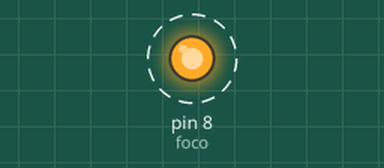
Bench run of a sketch on a simulated Arduino Uno, built with avr-gcc and run on an emulated ATmega328P. Shown: output pins drawn as LEDs (lit = HIGH). Dashed ring = blinking.

Above: at 0.5 s.
Timing chart, 0 to 4.6 s (numbered marks = the images above):
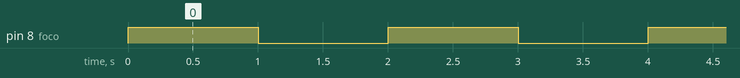

Measured:
- by itself, pin 8 (foco): alternates HIGH for 1.0 s and LOW for 1.0 s

The sketch:

Practica_14_Relevador_y_Foco.ino
```cpp
//Práctica 14 - RElevador y foco arduino
int foco=8;
void setup() {
 pinMode(foco,OUTPUT);
}

void loop() {

  digitalWrite(foco,HIGH);
  delay(1000);
  digitalWrite(foco,LOW);
  delay(1000);

}
```
